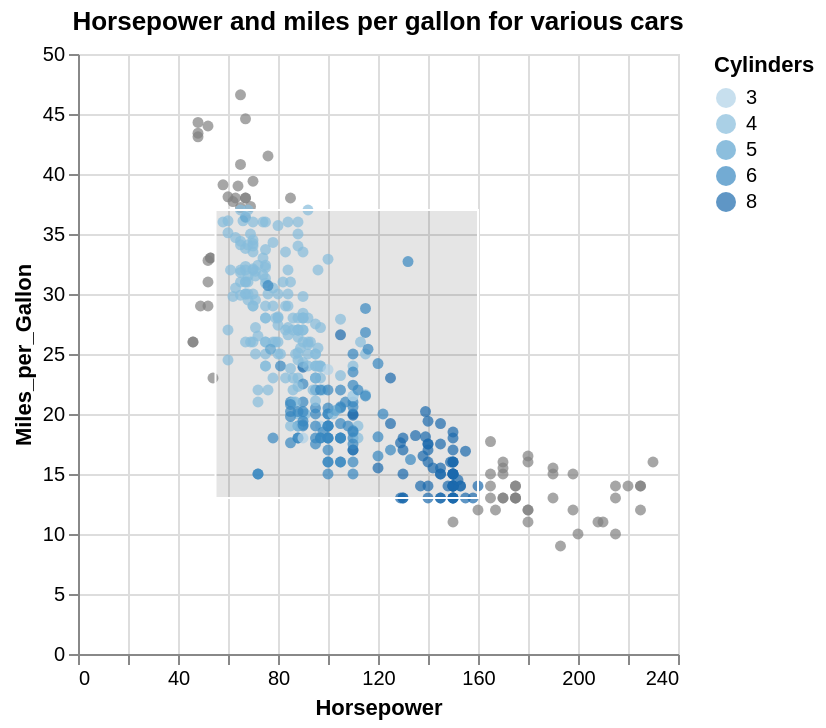

Describe this chart as a Vega-Lite specification.
### Vega-Lite specification from a JSON file in a GitHub repository (floating-point values rounded to 4 significant figures; data arrays with more than 128 entries replaced by an {"elided": "..."} marker saying what was removed)
{"$schema": "https://vega.github.io/schema/vega-lite/v5.json", "params": [{"name": "brush", "select": "interval", "value": {"x": [55, 160], "y": [13, 37]}}], "usermeta": {"embedOptions": {"renderer": "svg"}}, "title": "Horsepower and miles per gallon for various cars", "mark": {"type": "circle", "tooltip": true}, "width": "container", "height": "container", "encoding": {"x": {"field": "Horsepower", "type": "quantitative"}, "y": {"field": "Miles_per_Gallon", "type": "quantitative"}, "color": {"condition": {"param": "brush", "field": "Cylinders", "type": "ordinal"}, "value": "grey"}}, "data": {"values": {"elided": "406 records"}}}
